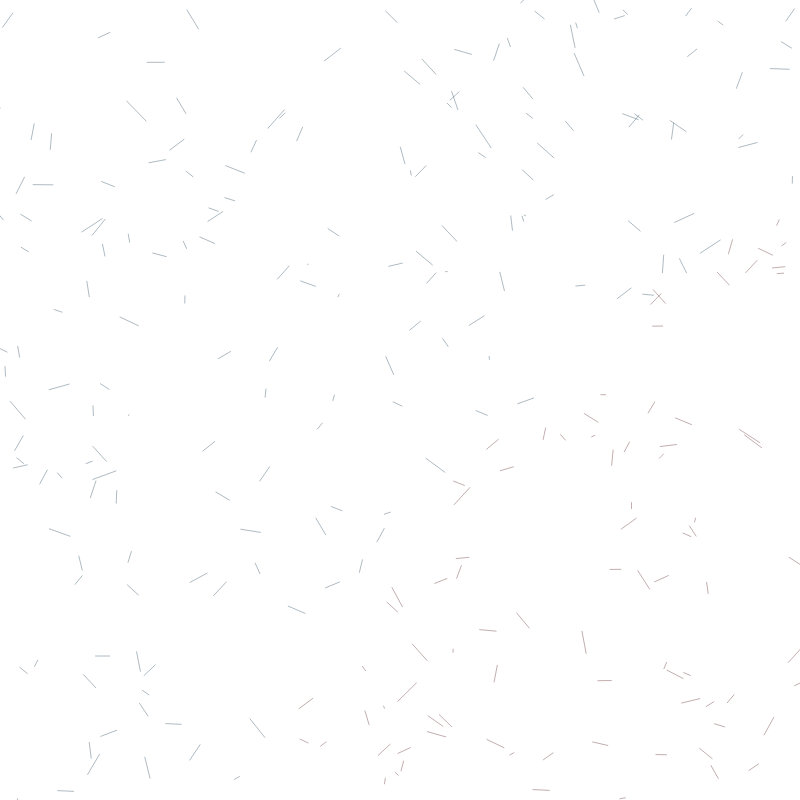
Frame 1 (no input)
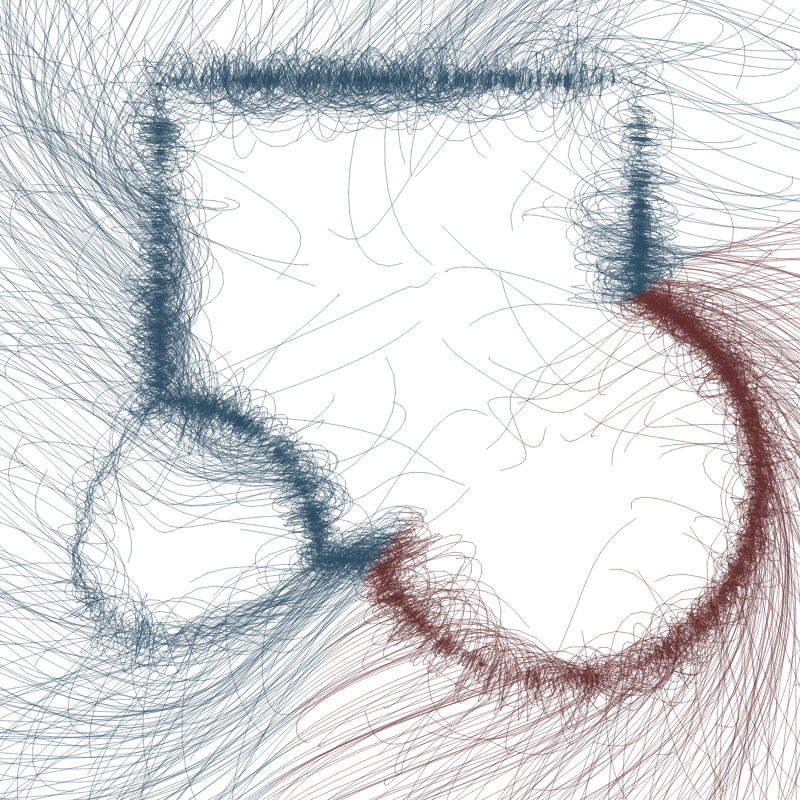
Frame 60 (no input)
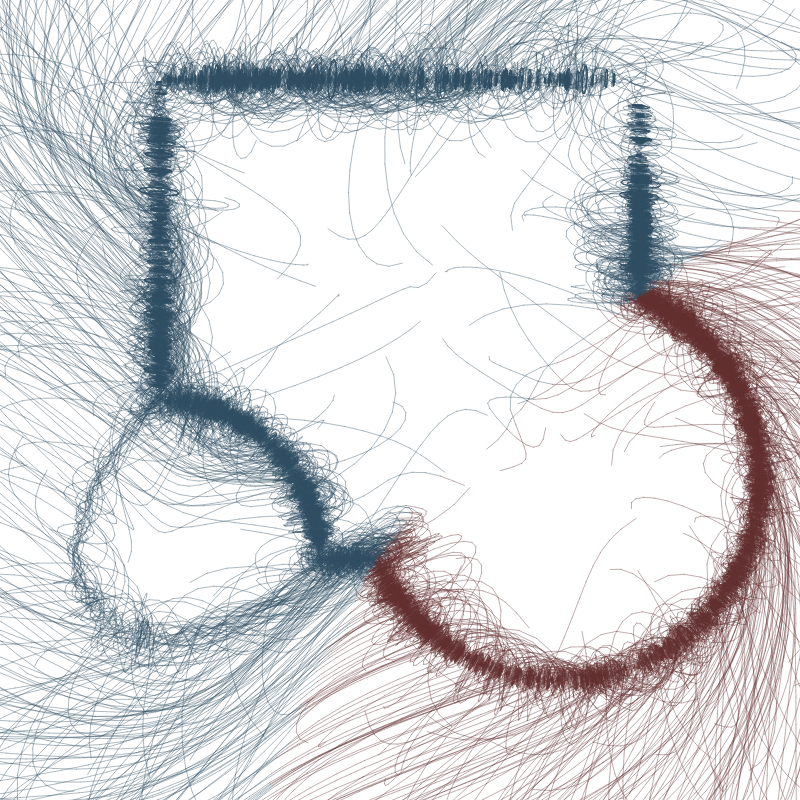
Frame 120 (the mouse pressed at the canvas centre since frame 60)

The p5.js sketch that drew these frames (run headless with seeded random() and noise() and a simulated clock; from frame 60 on, the mouse is pressed at the canvas centre):

// p5.js sketch
// ── sketch.js

let partis = [];
let maxpartis = 1000;
let w = 800;
let h = 800;
let color;

function setup() {
  createCanvas(w, h);
  for (let i=0; i<maxpartis; i++) {
    let p = createVector(random()-.5, random()-.5);
    p.mult(2);
    let d = createVector(random()-.5, random()-.5);
    let par = {pos: p, dir: d, speed: .01};
    partis.push(par);
  }
}

function boxi(p, r) {
  let ax = abs(p.x)-r;
  let ay = abs(p.y)-r;
  let bx = max(0,ax);
  let by = max(0,ay);
  return createVector(bx,by).mag()+min(0,max(ax,ay));
}

function circ(p, r) {
  let d = p.mag() - r;
  return d;
}

function de(p) {
  let pp = p.copy();
  pp.add(.0,.1);
  let c1 = boxi(pp, .3);
  pp.add(-.2,-.2);
  let c2 = circ(pp, .25);
  let pc = p.copy();
  pc.add(.3,-.2);
  let c3 = circ(pc, .2);
  let d = min(c1, c2);
  if (d == c1) color = 1;
  if (d == c2) color = 2;
  d = max(d, -c3);
  if (d == c3) color = 0;
  return d;
}

function norma(p) {
  let e = .01;
  let p1 = p.copy();
  let p2 = p.copy();
  p1.add(e, 0);
  p2.add(0, e);
  let dx = de(p1);
  let dy = de(p2);
  let d = de(p);
  let n = createVector(dx, dy);
  n.sub(createVector(d, d));
  n.normalize();
  return n;
}

function sign(v) {
  return v>0?1:-1;
}
let t=0;
function draw() {
  t++;
  //background(255);
  translate(w*.5,h*.5);
  //scatteredPoints();return;
  stroke(0,0,0,100);
  strokeWeight(1);
  for (let i = 0; i<maxpartis; i++) {
    let pos = partis[i].pos;
    let prevpos = pos.copy();
    //pos.add((random()-.5)*.01,(random()-.5)*.01);
    //pos.add(.001);
    let dir = partis[i].dir;
    let speed = partis[i].speed;
    let d = de(pos);
    let n = norma(pos);
    n.mult(sign(d));
    dir.lerp(n, .1);
    dir.rotate(.1);
    if (d<.001) {
    //  n.mult(-1); 
    //  dir.reflect(n);
    }
    //dir.mult(sign(d));
    speed = -.05;
    let adv = dir.copy();
    adv.mult(speed);
    pos.add(adv);
    partis[i].pos = pos;
    partis[i].dir = dir;
    partis[i].speed = speed;
    if (color == 0) stroke(50,100,80,100);
    if (color == 1) stroke(50,80,100,100);
    if (color == 2) stroke(100,50,50,100);
    line(pos.x*w, pos.y*h, prevpos.x*w, prevpos.y*h);
    //point(pos.x*w, pos.y*h);
  }  
}

function scatteredPoints() {
  stroke(0,0,0,0);
  for (let i = 0; i< 1000; i++) {
    let x = random() -.5;
    let y = random() -.5;
    let p = createVector(x,y);
    //let n = norma(p);
    let d = de(p);
    fill(0,0,150,10-abs(d)*500);
    circle(x*w,y*h,5);
  }
}
